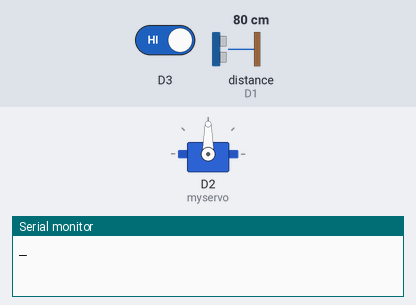
The sketch below on a simulated ESP8266 (NodeMCU). Shown: servo, the last lines printed to the serial monitor. Wiring (inferred from the names in the program): ultrasonic range finder: trigger D0; echo D1. The test bench sets the inputs (shaded band); at power-on: D3 HIGH, distance to the obstacle (sensor on D1) 80 cm. The echo pulse lasts 58.3 µs per cm; WiFi joins after 1.5 s; servers stay silent unless stated.

Above: at 0.1 s.
At 2.7 s:
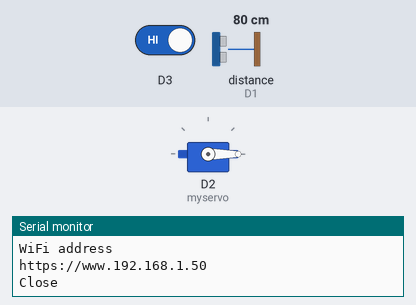
2.8 s: D3 driven LOW
At 5.9 s:
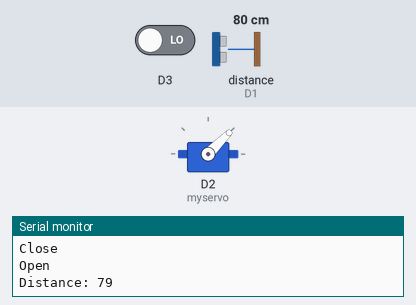
Timing chart, 0 to 7.4 s (numbered marks = the images above; inputs shaded):
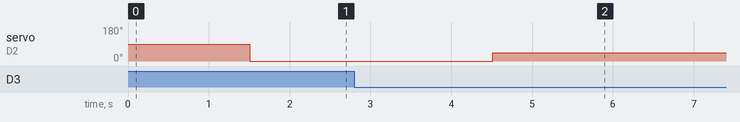

Measured:
- after the input at 2.8 s, servo on D2 (myservo): 0° → 45° after 1.7 s

The sketch:

SMART_DUSTBIN.ino
```cpp
#include<ESP8266WiFi.h>
#include<Servo.h>
Servo myservo;
const char*ssid="Vijayshri";
const char*password="NNNOOO!!!";
WiFiServer server(80);
const int trigPin=D0;
const int echoPin=D1;
long duration;
int distance;
//const char*s="ALERT!!!DUSTBIN FULL!!";
//const char*str="CLEARENCE NOT REQUIRED ...DUSTBIN IS STILL IN USABLE CONDITION";
void setup() {
  // put your setup code here, to run once:

myservo.attach(D2);
pinMode(D3,INPUT);
pinMode(D0,OUTPUT);
pinMode(D1,INPUT);
Serial.begin (9600);
WiFi.begin(ssid,password);
while(WiFi.status()!=WL_CONNECTED)
{
  Serial.println("_");
  delay(100);
  }
  IPAddress ip;
Serial.println("WiFi connected");
Serial.println("ssid");
Serial.println("WiFi address");
Serial.print("https://www.");
ip=WiFi.localIP();
Serial.println(ip);
server.begin();
}

void loop() {
  // put your main code here, to run repeatedly:
  WiFiClient client=server.available();
digitalWrite(trigPin,LOW);
delayMicroseconds(2);
digitalWrite(trigPin,HIGH);
delayMicroseconds(10);
digitalWrite(trigPin,LOW);

duration=pulseIn(D1,HIGH);
distance=duration*0.034/2;
client.println("HTTP/1.1 200 OK");
  client.println("content-type:text/html");
  client.println("connection:close");
  client.println("refresh:2");
   client.println();
if(distance<=5)
{

  client.println("<DOCTYPE HTML>");
     client.println("<HTML>");
      client.print("<P STYLE='TEXT-ALIGN:LEFT;'><SPAN STYLE='COLOR:#FF0000'><STRONG STYLE='FONT SIZE:LARGE;'>distance=</STRONG></SPAN></P>");
      client.println(distance);

      client.print("<P STYLE='TEXT-ALIGN:LEFT;'><SPAN STYLE='COLOR:#FF0000'><STRONG STYLE='FONT SIZE:LARGE;'>CONDITION=ALERT!!!DUSTBIN FULL!!...CLEARANCE REQUIRED</STRONG></SPAN></P>");
      client.print("</p>");
      client.print("</html>");
      delay(3000);
}
else
{

  client.println("<DOCTYPE HTML>");
     client.println("<HTML>");
      client.print("<P STYLE='TEXT-ALIGN:LEFT;'><SPAN STYLE='COLOR:#00FF00'><STRONG STYLE='FONT SIZE:LARGE;'>distance=</STRONG></SPAN></P>");
      client.println(distance);

      client.print("<P STYLE='TEXT-ALIGN:LEFT;'><SPAN STYLE='COLOR:#00FF00'><STRONG STYLE='FONT SIZE:LARGE;'>CONDITION=CLEARANCE NOT REQUIRED ...DUSTBIN IS STILL IN USABLE CONDITION</STRONG></SPAN></P>");
      client.print("</p>");
      client.print("</html>");
      if(digitalRead(D3)==LOW)
      {
        myservo.write(45);
  Serial.println("Open");
   Serial.print("Distance: ");
    Serial.println(distance);
    delay(7000);
  myservo.write(0);
  Serial.println("Close");
      }
      else
      {
        myservo.write(0);
        Serial.println("Close");
        delay(3000);
      }
}
}
```
